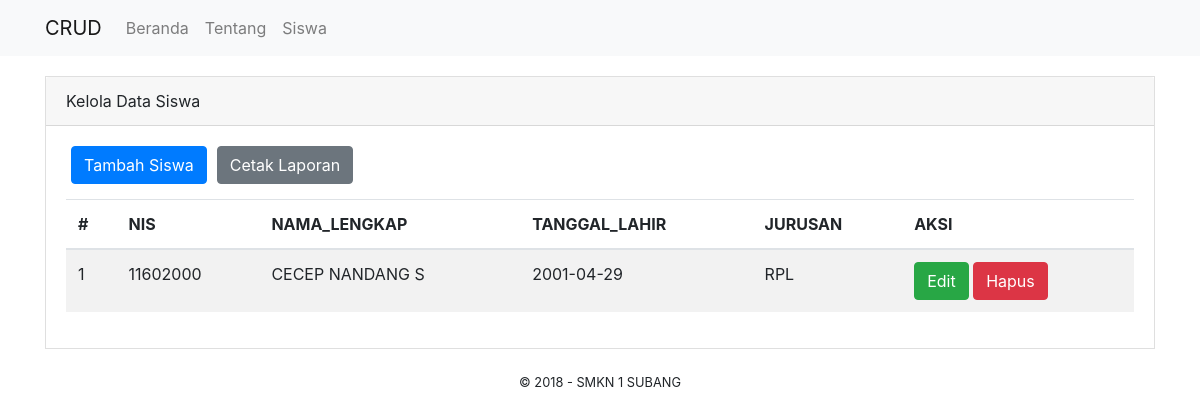
/index.php/siswa, run on the app's committed database.
### tables this page shows
CREATE TABLE `siswa` (
  `siswa_id` int(11) NOT NULL,
  `nisn` char(10) NOT NULL,
  `nis` char(10) NOT NULL,
  `nama_lengkap` varchar(255) NOT NULL,
  `jk` enum('L','P') NOT NULL,
  `tempat_lahir` varchar(255) NOT NULL,
  `tanggal_lahir` date NOT NULL,
  `alamat` text NOT NULL,
  `jurusan` enum('RPL','TKJ','DG','TBSM','TPM','AKL','OTKP','BDP') NOT NULL,
  `tanggal_entri` datetime NOT NULL
);

### application/controllers/Siswa.php (called while the page is built, shortened)
<?php
     class Siswa extends CI_Controller{
          function index(){
               $siswa = $this->db->get("siswa");
               $data["query"] = $siswa;
               $data["content"] = "pages/siswa_index";
               $this->load->view("template", $data);
          }
     }
?>

### index.php (called while the page is built, shortened)
<?php
require_once BASEPATH.'core/CodeIgniter.php';

### application/views/pages/siswa_index.php (the view)
<div class="card card-default" style="border-radius: 0px;margin: 20px 0;">
     <div class="card-header">Kelola Data Siswa</div>
     <div class="card-body">
          <?php
               echo anchor('siswa/tambah','Tambah Siswa','class="btn btn-primary"
               style="margin:0 5px; margin-bottom: 15px;" ');
               echo anchor ('siswa/laporan','Cetak Laporan ','class="btn btn-secondary" style="margin: 0 5px; margin-bottom: 15px;"');
               ?>
          <table class="table table-striped">
               <thead>
                    <tr>
                         <th scope="col">#</th>
                         <th scope="col">NIS</th>
                         <th scope="col">NAMA_LENGKAP</th>
                         <th scope="col">TANGGAL_LAHIR</th>
                         <th scope="col">JURUSAN</th>
                         <th scope="col">AKSI</th>
                    </tr>
               </thead>
               <tbody>
                    <?php
                         if ($query->num_rows() > 0) {
                              $no = 1;
                              foreach ($query->result() as $row) {
                                   echo '
                                        <tr>
                                             <td>'.$no++.'</td>
                                             <td>'.$row->nis.'</td>
                                             <td>'.$row->nama_lengkap.'</td>
                                             <td>'.$row->tanggal_lahir.'</td>
                                             <td>'.$row->jurusan.'</td>
                                             <td>
                                                  '.anchor('siswa/edit/'.$row->siswa_id, 'Edit', 'class="btn btn-xs btn-success"').'
                                                  '.anchor('siswa/hapus/'.$row->siswa_id, 'Hapus', 'class="btn btn-xs btn-danger"').'
                                             </td>
                                        </tr>
                                   ';
                              }
                         }else{
                              echo '
                                   <tr>
                                        <td colspan="6" class="text-center">Data masih kosong !</td>
                                   </tr>
                              ';
                         }
                    ?>
               </tbody>
          </table>
     </div>
</div>

### application/views/template.php (shortened to what this page needs)
<!DOCTYPE html>
<html>
     <head>
          <link rel="stylesheet" href="<?php echo base_url('assets/css/bootstrap.min.css'); ?>" />
     </head>
     <body>
          <nav class="navbar navbar-expand-lg navbar-light bg-light">
               <div class="container">
                    <a class="navbar-brand" href="#">CRUD</a>
                    <div class="collapse navbar-collapse" id="navbarNavAltMarkup">
                         <div class="navbar-nav">
                              <?php
                                   echo anchor('beranda','Beranda','class="nav-item nav-link"');
                                   echo anchor('tentang','Tentang','class="nav-item nav-link"');
                                   echo anchor('siswa','Siswa','class="nav-item nav-link"');
                              ?>
                         </div>
                    </div>
               </div>
          </nav>
          <div class="container">
               <?php $this->load->view($content); ?>
          </div>
          <center><small>&copy; 2018 - SMKN 1 SUBANG</small></center>
     </body>
</html>

### data on the page
siswa: nis "11602000", nama_lengkap "CECEP NANDANG S", tanggal_lahir "2001-04-29", jurusan "RPL", siswa_id "Edit", siswa_id "Hapus"

### other printed values
anchor('beranda','Beranda','class="nav-item nav-link"') "Beranda"
anchor('tentang','Tentang','class="nav-item nav-link"') "Tentang"
anchor('siswa','Siswa','class="nav-item nav-link"') "Siswa"
